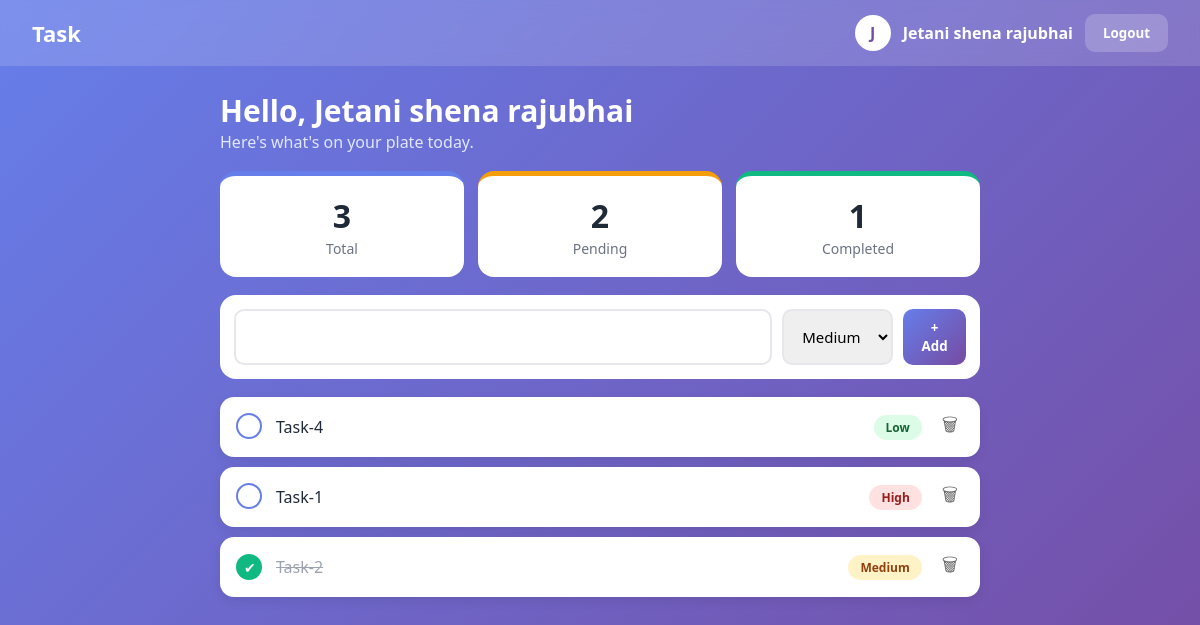
The page /dashboard/ (signed in) on the database its author committed.
### tasks/models.py (models this page shows, shortened)
class Task(models.Model):
    PRIORITY = [('Low', 'Low'), ('Medium', 'Medium'), ('High', 'High')]
    user = models.ForeignKey(User, on_delete=models.CASCADE, related_name='tasks')
    title = models.CharField(max_length=200)
    priority = models.CharField(max_length=10, choices=PRIORITY, default='Medium')
    done = models.BooleanField(default=False)
    created_at = models.DateTimeField(auto_now_add=True)
    class Meta:
        ordering = ['done', '-id']

### tasks/views.py (the view)
# urls.py: path('dashboard/', views.dashboard, name='dashboard'),
@login_required
def dashboard(request):
    tasks = Task.objects.filter(user=request.user)      # only MY tasks
    total = tasks.count()
    done = tasks.filter(done=True).count()
    return render(request, 'dashboard.html', {
        'tasks': tasks, 'total': total, 'done': done,
        'pending': total - done, 'form': TaskForm(),
    })

### tasks/forms.py
class TaskForm(forms.ModelForm):
    class Meta:
        model = Task
        fields = ('title', 'priority')

### templates/dashboard.html (shortened to what this page needs)
{% extends "base.html" %}
{% block content %}
<div class="container">
  <h2 class="hello">Hello, {{ user.first_name|default:user.username }} </h2>
  <p class="muted">Here's what's on your plate today.</p>
  <div class="stats">
    <div class="stat s1"><b>{{ total }}</b><span>Total</span></div>
    <div class="stat s2"><b>{{ pending }}</b><span>Pending</span></div>
    <div class="stat s3"><b>{{ done }}</b><span>Completed</span></div>
  </div>
  <form class="add" action="{% url 'add_task' %}" method="post">
    {{ form.title }}
    {{ form.priority }}
    <button class="btn btn-primary">+ Add</button>
  </form>
  <div class="tasks">
    {% for t in tasks %}
    <div class="task {% if t.done %}done{% endif %}">
      <form action="{% url 'toggle_task' t.pk %}" method="post">
        <button class="check">{% if t.done %}✔{% endif %}</button>
      </form>
      <div class="ttl">{{ t.title }}</div>
      <span class="tag {{ t.priority|lower }}">{{ t.priority }}</span>
      <form action="{% url 'delete_task' t.pk %}" method="post">
        <button class="del" title="Delete">🗑</button>
      </form>
    </div>
    {% empty %}
    <div class="empty">No tasks yet — add your first one above!</div>
    {% endfor %}
  </div>
</div>
{% endblock %}

### templates/base.html (shortened to what this page needs)
{% load static %}
<!DOCTYPE html>
<html lang="en">
<head>
  <link rel="stylesheet" href="{% static 'style.css' %}">
</head>
<body>
  {% if user.is_authenticated %}
  <nav class="nav">
    <div class="logo">Task</div>
    <div class="nav-right">
      <span class="avatar">{{ user.first_name|default:user.username|slice:":1"|upper }}</span>
      <span class="uname">{{ user.first_name|default:user.username }}</span>
      <form action="{% url 'logout' %}" method="post">
        <button class="btn btn-ghost">Logout</button>
      </form>
    </div>
  </nav>
  {% endif %}
  <main>
    {% block content %}{% endblock %}
  </main>
</body>
</html>

### static/style.css (style rules this page uses)
* { box-sizing:border-box;margin:0;font-family:'Segoe UI',system-ui,sans-serif }
body { min-height:100vh;background:linear-gradient(135deg,#667eea,#764ba2);color:#1f2937 }
main { padding:24px 16px }
.muted { color:#6b7280;margin-bottom:18px }
.nav { display:flex;justify-content:space-between;align-items:center;padding:14px 32px; background:rgba(255,255,255,.15);backdrop-filter:blur(10px);color:#fff }
.logo { font-size:22px;font-weight:700 }
.nav-right { display:flex;align-items:center;gap:12px }
.avatar { width:36px;height:36px;border-radius:50%;background:#fff;color:#764ba2; display:grid;place-items:center;font-weight:700 }
.uname { font-weight:600 }
.btn { border:0;border-radius:10px;padding:10px 18px;font-weight:600;cursor:pointer;transition:.2s }
.btn-primary { background:linear-gradient(135deg,#667eea,#764ba2);color:#fff }
.btn-ghost { background:rgba(255,255,255,.2);color:#fff }
input,select { width:100%;padding:12px 14px;border:2px solid #e5e7eb;border-radius:10px;font-size:15px;outline:0 }
.container { max-width:760px;margin:0 auto }
.hello { color:#fff;font-size:30px }
.container>.muted { color:#e0e7ff }
.stats { display:grid;grid-template-columns:repeat(3,1fr);gap:14px;margin:18px 0 }
.stat { background:#fff;border-radius:16px;padding:18px;text-align:center;border-top:5px solid }
.stat b { display:block;font-size:32px }
.stat span { color:#6b7280;font-size:14px }
.s1 { border-color:#667eea }
.s2 { border-color:#f59e0b }
.s3 { border-color:#10b981 }
.add { display:flex;gap:10px;background:#fff;padding:14px;border-radius:16px;margin-bottom:18px }
.add select { width:130px }
.tasks { display:grid;gap:10px }
.task { display:flex;align-items:center;gap:14px;background:#fff;padding:14px 16px;border-radius:14px; box-shadow:0 4px 12px rgba(0,0,0,.08);transition:.2s }
.ttl { flex:1;font-weight:500 }
.task.done .ttl { text-decoration:line-through;color:#9ca3af }
.check { width:26px;height:26px;border-radius:50%;border:2px solid #667eea;background:#fff; color:#fff;cursor:pointer;font-size:14px }
.task.done .check { background:#10b981;border-color:#10b981 }
.tag { padding:4px 12px;border-radius:20px;font-size:12px;font-weight:700 }
.tag.low { background:#dcfce7;color:#166534 }
.tag.medium { background:#fef3c7;color:#92400e }
.tag.high { background:#fee2e2;color:#991b1b }
.del { background:none;border:0;cursor:pointer;font-size:18px;opacity:.6 }

### rows shown on the page
Task: title "Task-4", priority "Low"
Task: title "Task-1", priority "High"
Task: title "Task-2", priority "Medium"

### other values the page prints
{{ user.first_name|default:user.username|slice:":1"|upper }} "J"
{{ user.first_name|default:user.username }} "Jetani shena rajubhai"
{{ total }} "3"
{{ pending }} "2"
{{ done }} "1"
